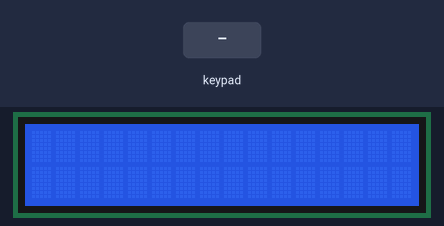
The sketch below on a simulated Arduino Uno, built with avr-gcc and run on an emulated ATmega328P. On the bench: 16×2 character LCD. Inputs (shaded band) come from the test bench. What the sketch prints to the serial monitor is not drawn.

Above: at 1.2 s.
1.3 s: keypad keys 3 4 5 6 pressed 0.4 s apart
At 4.0 s:
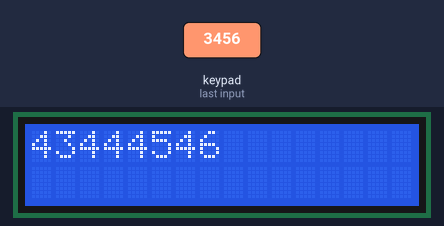
4.4 s: key '1' pressed
At 5.0 s:
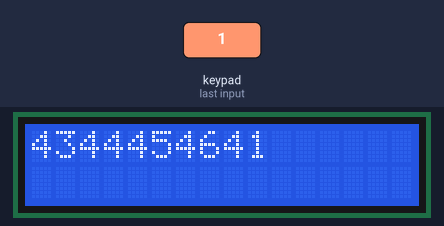
5.9 s: key '2' pressed
At 6.3 s:
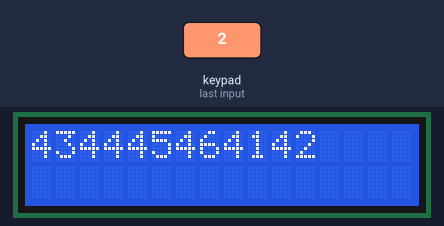
7.4 s: keypad keys 3 4 5 6 # pressed 0.4 s apart
At 8.5 s:
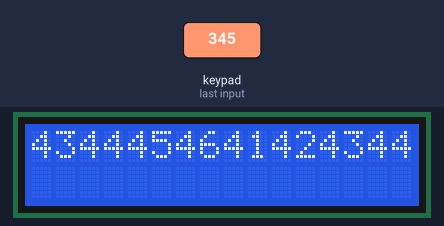
Timing chart, 0 to 10.4 s (numbered marks = the images above; inputs shaded):
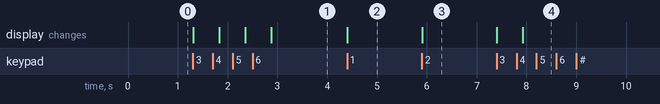

Measured:
- after the input at 1.3 s, the display: first changes at once (image 1 shows a later state)
- after the input at 4.4 s, the display: changes at once (image 2)
- after the input at 5.9 s, the display: changes at once (image 3)
- after the input at 7.4 s, the display: first changes at once (image 4 shows a later state)

The sketch:

sketch_jan27a.ino
```cpp
#include <Keypad.h>
#include <LiquidCrystal.h>

const int rs = 12, en = 11, d4 = 14, d5 = 15, d6 = 16, d7 = 17;
LiquidCrystal lcd(rs, en, d4, d5, d6, d7);

const byte ROWS = 4; //four rows
const byte COLS = 3; //three columns
char keys[ROWS][COLS] = {
  {'1','2','3'},
  {'4','5','6'},
  {'7','8','9'},
  {'*','0','#'}
};
byte rowPins[ROWS] = {3, 4, 5, 6}; //connect to the row pinouts of the keypad
byte colPins[COLS] = {7, 8, 9}; //connect to the column pinouts of the keypad

Keypad keypad = Keypad( makeKeymap(keys), rowPins, colPins, ROWS, COLS );

void setup(){

  Serial.begin(9600);
   lcd.begin(16, 2);

}

void loop(){


  char key = "" ;
  key = keypad.waitForKey();
  int YazdanKey = key - '0' + 40;
  lcd.print(YazdanKey);
  Serial.write(YazdanKey);
  delay(500);
//  if(Serial.available()>0){
 //   lcd.print("Try again Yazdan :)");


 //   key = "";
 //   key = keypad.waitForKey();
  //   int YazdanKey = key - '0' + 40;
  //   lcd.print(YazdanKey);
  //    Serial.write(YazdanKey);
  //   delay(500);
//  }


}
```
